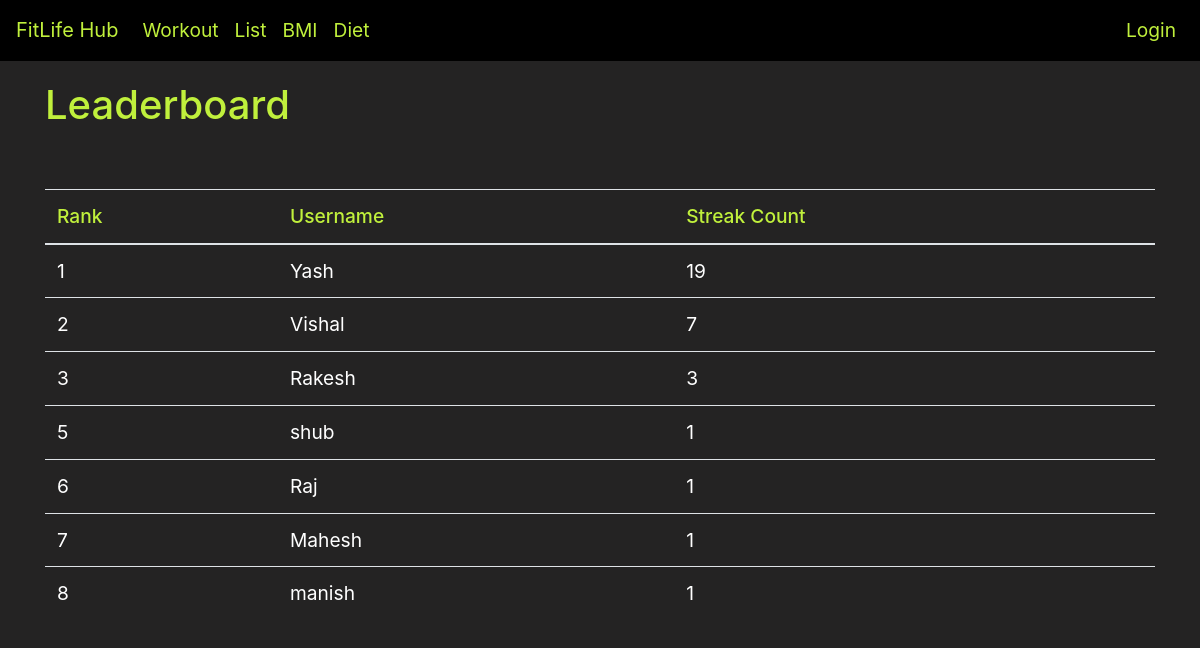
Page /leaderboard/ on the committed database.
### workout/models.py (models this page shows, shortened)
class Streak(models.Model):
    user = models.OneToOneField(User, on_delete=models.CASCADE)
    count = models.IntegerField(default=1)
    last_login_date = models.DateField(default=date.today)

### workout/views.py (the view)
# urls.py: path("leaderboard/", views.leaderboard, name="leaderboard"),
def leaderboard(request):
    streaks = Streak.objects.order_by("-count")
    return render(request, "leaderboard.html", {"streaks": streaks})

### templates/leaderboard.html (shortened to what this page needs)
{% extends 'base.html' %}
{% block body %}
  <div class="jumbotron jumbotron-fluid">
    <div class="container">
      <h1 class="display-6"><b>Leaderboard</b></h1>
    </div>
  </div>
  <div class="container">
    <table class="table">
      <thead>
        <tr>
          <th>
            <b>Rank</b>
          </th>
          <th>
            <b>Username</b>
          </th>
          <th>
            <b>Streak Count</b>
          </th>
        </tr>
      </thead>
      <tbody>
        {% for userdata in streaks %}
          {% if userdata.user.username != 'admin' %}
            <tr>
              <td>{{ forloop.counter }}</td>
              <td>{{ userdata.user.username }}</td>
              <td>{{ userdata.count }}</td>
            </tr>
          {% endif %}
        {% endfor %}
      </tbody>
    </table>
  </div>
{% endblock %}

### templates/leaderboard.html (style rules this page uses)
body { background-color: #242323; font-size: 1.2rem; }
b { font-weight: 500; }
td { color: white; }

### templates/base.html (style rules this page uses)
b { color: #c0f03c; }
.jumbotron-fluid { padding: 20px; background-color: #242323; }

### rows in the picture
Streak: user.username "Yash", count "19"
Streak: user.username "Vishal", count "7"
Streak: user.username "Rakesh", count "3"
Streak: user.username "shub", count "1"
Streak: user.username "Raj", count "1"
Streak: user.username "Mahesh", count "1"
Streak: user.username "manish", count "1"
